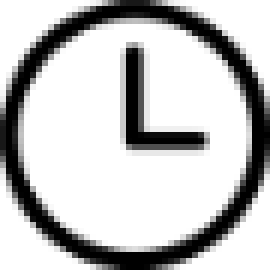
#> input picture scripts/time.png, 45 x 45 px (shown 6 times larger)
$ python test.py
#> lines starting #> are read from the running program, lines starting #| are printed output that depends on the picture
from PIL import Image,ImageDraw,ImageFont
def createImage(list):
    width = 720
    height = 1280
    time = Image.open("time.png")
#> time is the input picture: PIL image 45x45 RGBA; mean R, G, B, A 0, 0, 0, 61
    proj = Image.open("proj.png")
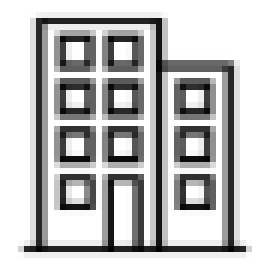
#> input picture scripts/proj.png, 45 x 45 px (shown 6 times larger)
#> proj is the input picture: PIL image 45x45 RGBA; mean R, G, B, A 0, 0, 0, 62.1
    img = Image.new('RGB', (width, height), color = (255, 255, 255))
#> img: PIL image 720x1280 RGB; every value is 255
    imgfont = ImageFont.truetype("arial.ttf",36)
    w,h = imgfont.getsize(list[0])
    draw = ImageDraw.Draw(img)
    #draw.text((0,0),"hello",font=imgfont,fill="red",align="right")
    draw.text(((width-w)/2,(height-(h*2))/3),list[0],font=imgfont,fill="black",align ="center")
    w,h = imgfont.getsize(list[1])
    draw.text(((width-w)/2,(height-(h*4))/2),list[1],font=imgfont,fill="black",align ="center")
    w,h = imgfont.getsize(list[2])
    draw.text(((width-w)/2,(height-(h*7))/2),list[2],font=imgfont,fill="black",align ="center")
    w,h = imgfont.getsize(list[3])
    draw.text(((width-w)/2,(height+(h*2))/2),list[3],font=imgfont,fill="black",align ="center")
    w,h = imgfont.getsize(list[4])
    draw.text(((width-w)/2,(height+(h*5))/2),list[4],font=imgfont,fill="black",align ="left")
    w,h = imgfont.getsize(list[5])

    wwidth =int((width)/5)
    hheight = int((height-(h*21)/2))

    draw.text((wwidth+(w/2),hheight),list[5],font=imgfont,fill="black",align ="left")
    img.paste(proj,(wwidth,hheight),proj)
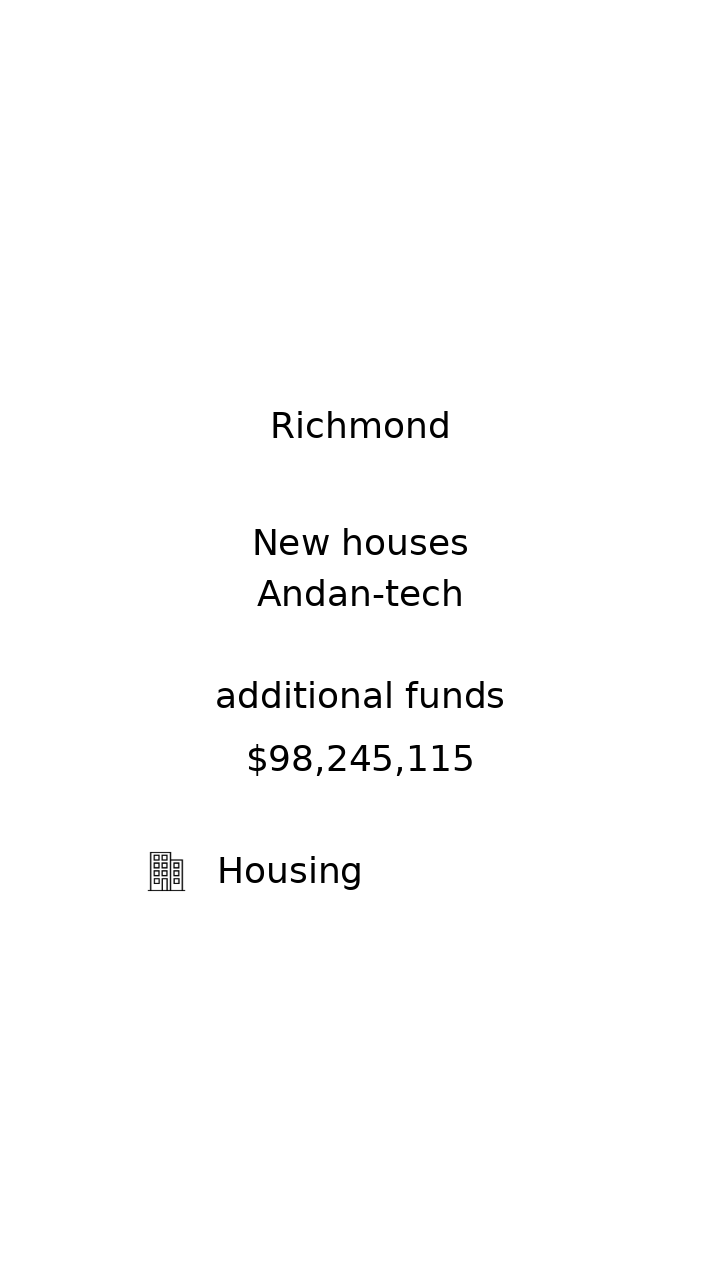
#> img: PIL image 720x1280 RGB; min 0, max 255, mean 252.2
    wwidth = int(width-(width/2)+22)
    img.paste(time,(wwidth,hheight),time)
    draw.text((wwidth+(w/2),hheight),list[6],font=imgfont,fill="black",align ="center")
    w,h = imgfont.getsize(list[7])
    draw.text(((width-w)/2,(height-(h*4))),list[7],font=imgfont,fill="black",align ="center")
    w,h = imgfont.getsize(list[8])
    draw.text(((width-w)/2,(height-(h*2))),list[8],font=imgfont,fill="black",align ="center")
    w,h = imgfont.getsize("Learn more...")
    draw.text(((width-w)/2,(height)-(h*8)),"Learn more",font=imgfont,fill="blue",align ="center")


    img.show()
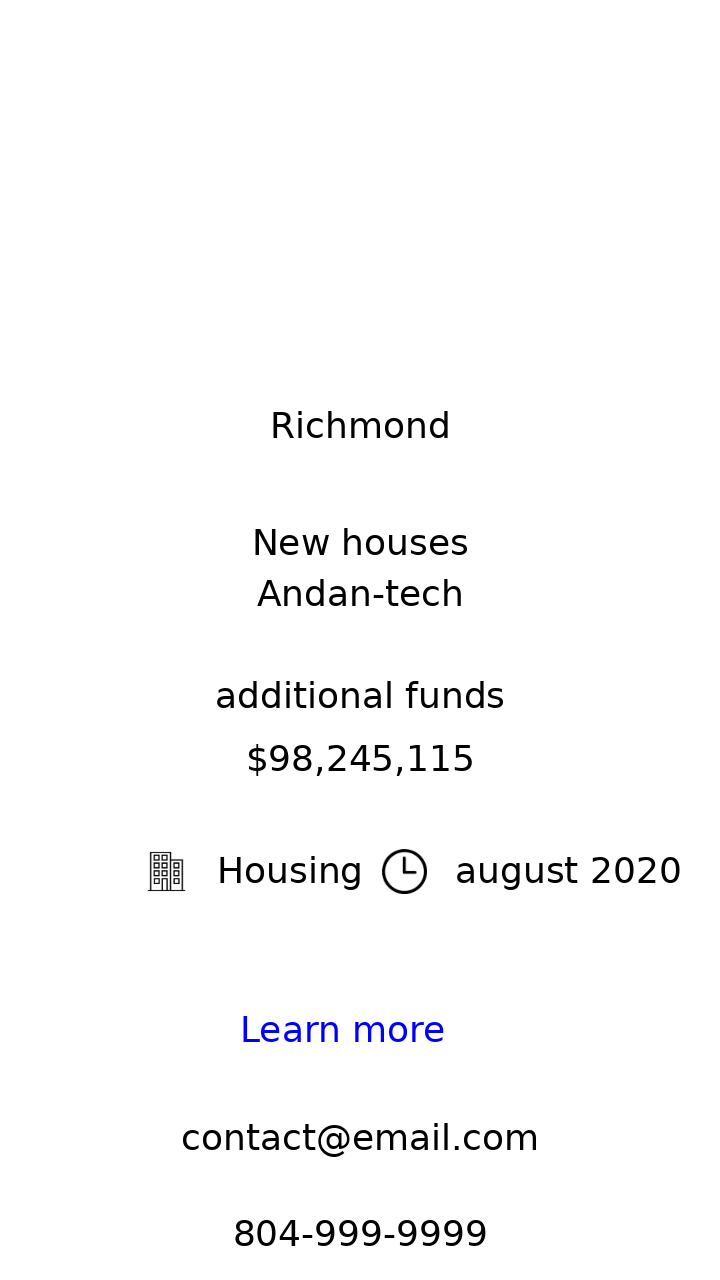
#> shown: PIL image 720x1280 RGB; mean R, G, B 249.8, 249.8, 250.2


list = ["Richmond","Andan-tech","New houses","additional funds","$98,245,115","Housing","august 2020","contact@email.com","804-999-9999"]

createImage(list)
